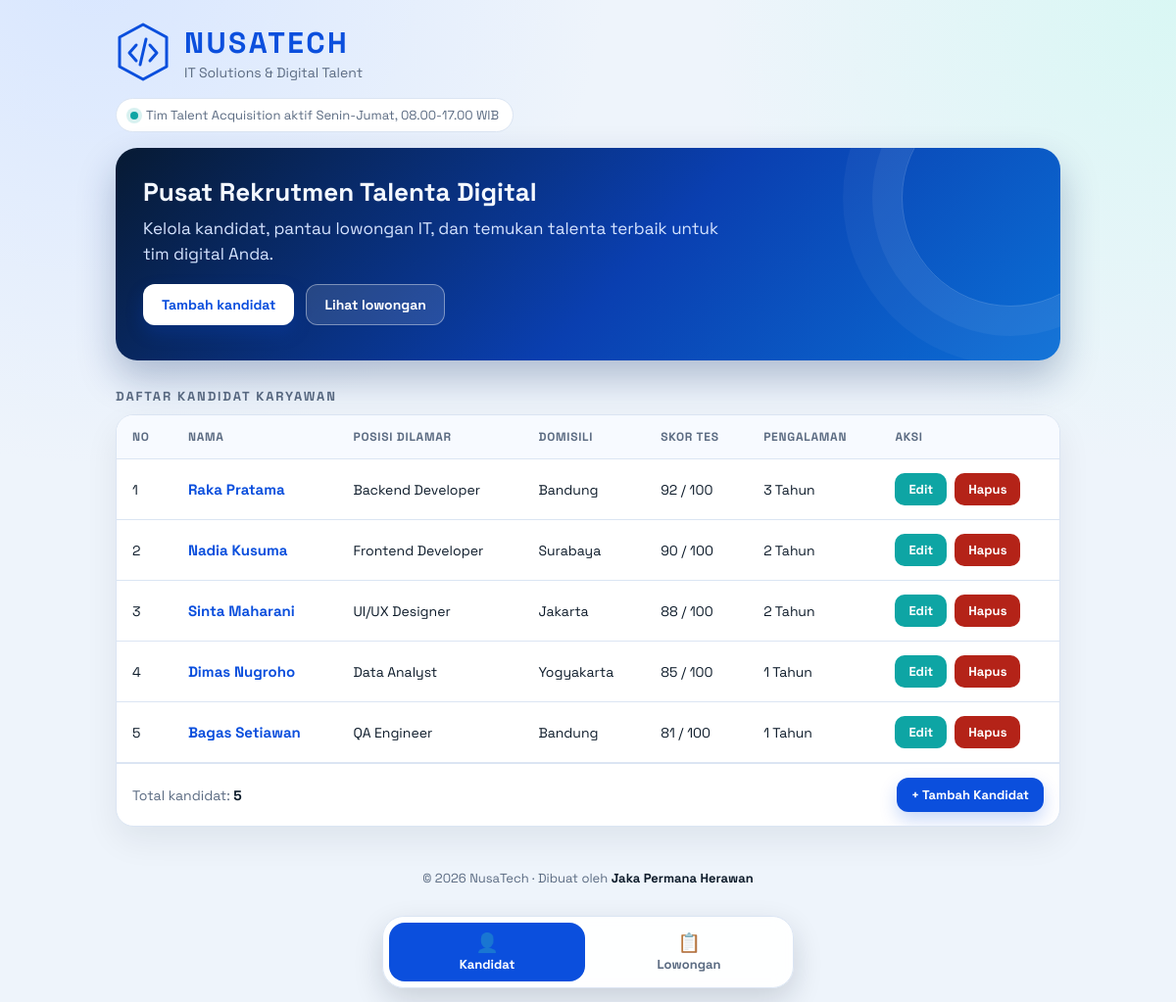
Page /project/index.php on the committed database.
### tables this page shows
CREATE TABLE kandidat (
  id INT AUTO_INCREMENT PRIMARY KEY,
  nama VARCHAR(100) NOT NULL,
  posisi VARCHAR(100) NOT NULL,
  domisili VARCHAR(100) NOT NULL,
  skorTes INT NOT NULL DEFAULT 0,
  pengalamanTahun INT NOT NULL DEFAULT 0
);

### project/models/DB.php (called while the page is built)
<?php
class DB {
    private PDO $pdo;
    private ?PDOStatement $stmt = null;
    public function __construct(string $host = 'localhost', string $db = 'mvp_kandidat_db', string $user = 'root', string $pass = '') {
        $this->pdo = new PDO("mysql:host=$host;dbname=$db;charset=utf8mb4", $user, $pass, [
            PDO::ATTR_ERRMODE => PDO::ERRMODE_EXCEPTION,
            PDO::ATTR_DEFAULT_FETCH_MODE => PDO::FETCH_ASSOC,
        ]);
    }
    protected function executeQuery(string $query, array $params = []): bool {
        $this->stmt = $this->pdo->prepare($query);
        return $this->stmt->execute($params);
    }
    protected function getAllResult(): array {
        return $this->stmt ? $this->stmt->fetchAll() : [];
    }
}

### project/models/TabelKandidat.php (called while the page is built, shortened)
<?php
class TabelKandidat extends DB implements KontrakModel {
    private function mapRowToKandidat(array $row): Kandidat {
        return new Kandidat((int)$row['id'], $row['nama'], $row['posisi'], $row['domisili'], (int)$row['skorTes'], (int)$row['pengalamanTahun']);
    }
    public function getAllKandidat(): array {
        $this->executeQuery("SELECT * FROM kandidat ORDER BY id ASC");
        $list = [];
        foreach ($this->getAllResult() as $row) { $list[] = $this->mapRowToKandidat($row); }
        return $list;
    }
}

### project/models/Kandidat.php (called while the page is built, shortened)
<?php
class Kandidat {
    public function getId(): int { return $this->id; }
    public function getNama(): string { return $this->nama; }
    public function getPosisi(): string { return $this->posisi; }
    public function getDomisili(): string { return $this->domisili; }
    public function getSkorTes(): int { return $this->skorTes; }
    public function getPengalamanTahun(): int { return $this->pengalamanTahun; }
}

### project/views/BaseView.php (called while the page is built)
<?php
abstract class BaseView {
    protected function load(string $file): string {
        return file_get_contents(__DIR__ . '/../template/' . $file);
    }
    protected function layout(string $title, string $content, string $active): string {
        return strtr($this->load('layout.html'), [
            '{{TITLE}}' => $title,
            '{{CONTENT}}' => $content,
            '{{ACTIVE_KANDIDAT}}' => $active === 'kandidat' ? 'active' : '',
            '{{ACTIVE_LOWONGAN}}' => $active === 'lowongan' ? 'active' : '',
        ]);
    }
}

### project/views/ViewKandidat.php (called while the page is built, shortened)
<?php
class ViewKandidat extends BaseView implements KontrakView {
    public function renderDaftar(string $rowsHtml, int $totalData): string {
        $isi = strtr($this->load('skin.html'), ['{{TABLE_ROWS}}' => $rowsHtml, '{{TOTAL_DATA}}' => (string)$totalData]);
        return $this->layout('Kandidat', $isi, 'kandidat');
    }
}

### project/presenters/KontrakPresenter.php (called while the page is built, shortened)
<?php
function h($v): string { return htmlspecialchars((string)$v, ENT_QUOTES, 'UTF-8'); }

### project/presenters/PresenterKandidat.php (the view, shortened to what this page needs)
<?php
class PresenterKandidat implements KontrakPresenter {
    private KontrakModel $model;
    private KontrakView $view;
    public function __construct(KontrakModel $model, KontrakView $view, KontrakModelLowongan $lowonganModel) {
        $this->model = $model;
        $this->view = $view;
    }
    private function buildRowHtml(int $no, Kandidat $k): string {
        $id = $k->getId();
        return '<tr><td>' . $no . '</td><td><b>' . h($k->getNama()) . '</b></td><td>' . h($k->getPosisi())
            . '</td><td>' . h($k->getDomisili()) . '</td><td>' . $k->getSkorTes() . ' / 100</td><td>'
            . $k->getPengalamanTahun() . ' Tahun</td><td><div class="aksi">'
            . '<a class="lnk edit" href="index.php?page=kandidat&aksi=form&id=' . $id . '">Edit</a>'
            . '<form method="post" action="index.php" onsubmit="return confirm(\'Hapus kandidat ini?\')">'
            . '<input type="hidden" name="page" value="kandidat"><input type="hidden" name="action" value="hapus">'
            . '<input type="hidden" name="id" value="' . $id . '"><button class="lnk">Hapus</button></form></div></td></tr>';
    }
    public function tampilkanKandidat(): string {
        $list = $this->model->getAllKandidat();
        $total = count($list);
        $rowsHtml = '';
        if (empty($list)) {
            $rowsHtml = '<tr><td colspan="7" class="empty">Belum ada kandidat. Tekan "Tambah Kandidat" untuk mulai.</td></tr>';
        } else {
            $no = 1;
            foreach ($list as $k) { $rowsHtml .= $this->buildRowHtml($no, $k); $no++; }
        }
        return $this->view->renderDaftar($rowsHtml, $total);
    }
}

### project/index.php (shortened to what this page needs)
<?php
$page = ($_GET['page'] ?? $_POST['page'] ?? 'kandidat') === 'lowongan' ? 'lowongan' : 'kandidat';
$presenter = $page === 'lowongan'
    ? new PresenterLowongan(new TabelLowongan(), new ViewLowongan())
    : new PresenterKandidat(new TabelKandidat(), new ViewKandidat(), new TabelLowongan());
$id = isset($_GET['id']) ? (int)$_GET['id'] : null;
if (($_GET['aksi'] ?? '') === 'form') {
    echo $page === 'lowongan' ? $presenter->tampilkanFormLowongan($id) : $presenter->tampilkanFormKandidat($id);
} else {
    echo $page === 'lowongan' ? $presenter->tampilkanLowongan() : $presenter->tampilkanKandidat();
}

### rows in the picture
kandidat: id "NUSATECH IT Solutions & Digital Talent Tim Talent Acquisition aktif Senin-Jumat, 08.00-17.00 WIB Pusat Rekrutmen Talenta Digital Kelola kandidat, pantau lowongan IT, dan temukan talenta terbaik untuk tim digital Anda. Tambah kandidat Lihat lowongan DAFTAR KANDIDAT KARYAWAN NO NAMA POSISI DILAMAR DOMISILI SKOR TES PENGALAMAN AKSI Total kandidat: 5 + Tambah Kandidat © 2026 NusaTech · Dibuat oleh Jaka Permana Herawan 👤 Kandidat 📋 Lowongan", no "5", nama "Bagas Setiawan", posisi "QA Engineer", domisili "Bandung", skorTes "81", pengalamanTahun "1"
kandidat: no "1", nama "Raka Pratama", posisi "Backend Developer", domisili "Bandung", skorTes "92", pengalamanTahun "3"
kandidat: no "2", nama "Nadia Kusuma", posisi "Frontend Developer", domisili "Surabaya", skorTes "90", pengalamanTahun "2"
kandidat: no "3", nama "Sinta Maharani", posisi "UI/UX Designer", domisili "Jakarta", skorTes "88", pengalamanTahun "2"
kandidat: no "4", nama "Dimas Nugroho", posisi "Data Analyst", domisili "Yogyakarta", skorTes "85", pengalamanTahun "1"
